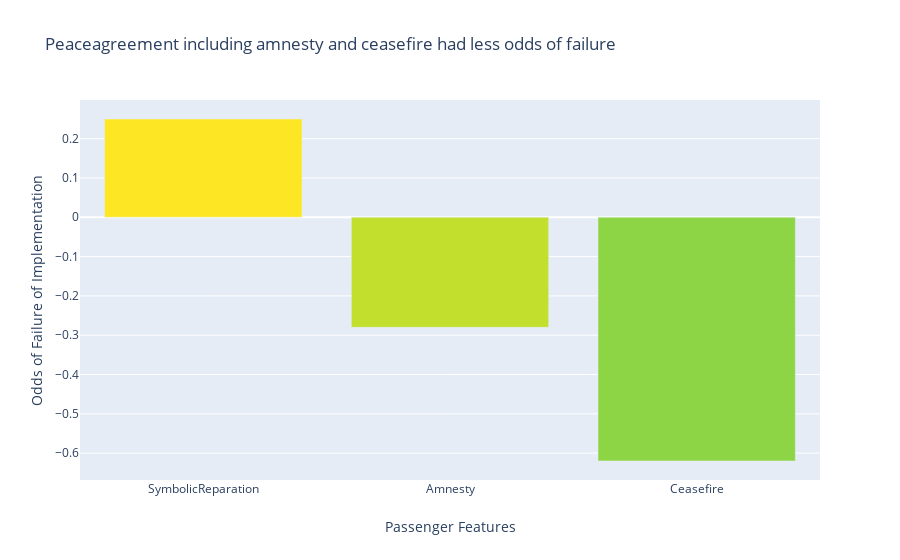

The notebook cell this image was saved under:
### Code cell
# Let's display that with Plotly.
mydata = [go.Bar(
    x=coeffs['feature'],
    y=coeffs['coefficient'],
    marker=dict(color=Viridis[::-6])
)]

mylayout = go.Layout(
    title='Peaceagreement including amnesty and ceasefire had less odds of failure',
    xaxis = {'title': 'Passenger Features'},
    yaxis = {'title': 'Odds of Failure of Implementation'}, 

)
fig = go.Figure(data=mydata, layout=mylayout)
iplot(fig)

### Figure 1 — Plotly figure (JSON) as saved in the notebook; plotly's stock layout.template omitted (floating-point values rounded to 4 significant figures)
{"data": [{"marker": {"color": ["#fde725", "#c3df2e", "#8dd544", "#5cc863", "#35b479", "#25a186", "#218f8d", "#29788e", "#33638d", "#3c4f8a", "#45337d", "#461969"]}, "type": "bar", "x": ["SymbolicReparation", "Amnesty", "Ceasefire"], "y": [0.25, -0.28, -0.62]}], "layout": {"title": {"text": "Peaceagreement including amnesty and ceasefire had less odds of failure"}, "xaxis": {"title": {"text": "Passenger Features"}}, "yaxis": {"title": {"text": "Odds of Failure of Implementation"}}}}
